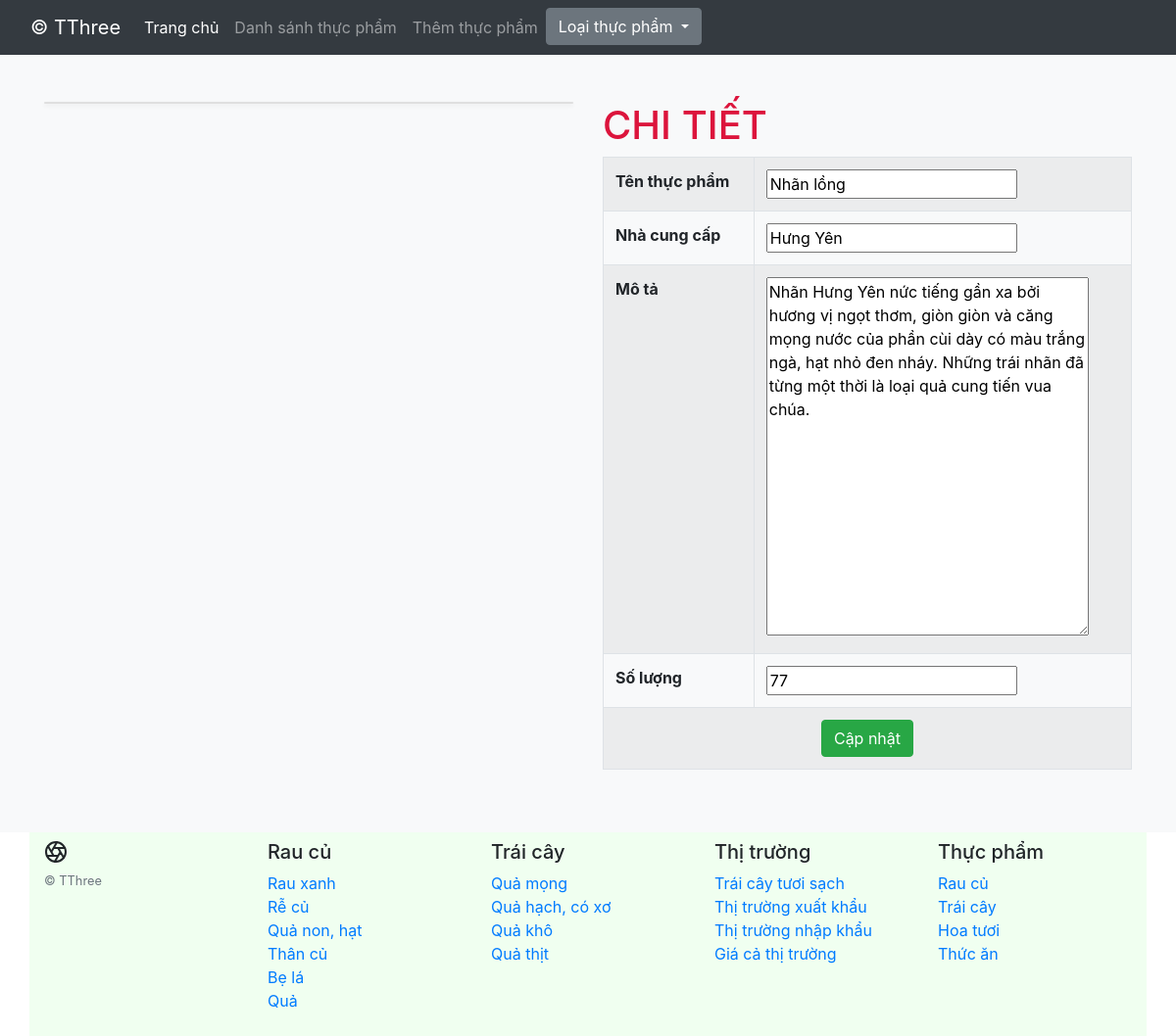
Screenshot of /index.php?page=show-details&id=1001 with the database file from the repository.
### tables this page shows
CREATE TABLE `fooddetails` (
  `foodCode` int NOT NULL,
  `foodVendor` varchar(50) NOT NULL,
  `foodDescriptions` text NOT NULL,
  `quantityInStock` smallint NOT NULL,
  `img` varchar(255) DEFAULT NULL,
  `foodName` varchar(50) DEFAULT NULL
);

### src/model/FoodModel.php (called while the page is built, shortened)
<?php
class FoodModel
{
    protected $database;
    public function __construct()
    {
        $db = new DBConnect();
        $this->database = $db->connect();
    }
    public function findById($foodCode)
    {
        $sql = "SELECT foodCode, foodVendor, foodDescriptions, quantityInStock, img, foodName FROM fooddetails WHERE foodCode=:foodCode";
        $stmt = $this->database->prepare($sql);
        $stmt->bindParam(':foodCode', $foodCode);
        $stmt->execute();
        return $stmt->fetchAll();
    }
}
?>

### src/model/DBConnect.php (called while the page is built, shortened)
<?php
class  DBConnect
{
    protected $dsn;
    protected $username;
    protected $password;
    public function __construct()
    {
        $this->dsn = 'mysql:host=localhost;dbname=case_study';
        $this->username = 'root';
        $this->password = 'G*[pBm%h[5YnYY$Z';
    }
    public function connect()
    {
        try {
            return new  \PDO($this->dsn, $this->username, $this->password);
        } catch (\PDOException $e) {
            echo $e->getMessage();
            exit();
        }
    }
}

### src/view/fooddetails.php (the view, shortened to what this page needs)
<?php
require_once "src/view/blocks/header.php";
?>
    <div class="album py-5 bg-light">
        <div class="container">
            <div class="row row-cols-1 row-cols-sm-2 row-cols-md-3 g-3">
                <div class="col-lg-6">
                    <div class="card shadow-sm">
                    </div>
                </div>
                <div class="col-lg-6">
                    <h4 style="color: crimson ; font-size: 40px">CHI TIẾT </h4>
                    <form method="post">
                        <table class="table table-hover table-striped table-bordered" cellspacing="0">
                            <tr>
                                <th>Tên thực phẩm</th>
                                <td><input type="text" name="food" value="<?php
                                    echo $showDetails[0]['foodName'] ?>"></td>
                            </tr>
                            <tr>
                                <th>Nhà cung cấp</th>
                                <td><input type="text" name="vendor"
                                           value="<?php echo $showDetails[0]['foodVendor'] ?>"></td>
                            </tr>
                            <tr>
                                <th>Mô tả</th>
                                <td>
                                    <textarea cols="30" rows="15" type="text" name="desc"><?php echo $showDetails[0]['foodDescriptions'] ?></textarea>
                                </td>
                            </tr>
                            <tr>
                                <th>Số lượng</th>
                                <td><input type="number" name="amount"
                                           value="<?php echo $showDetails[0]['quantityInStock'] ?>"></td>
                            </tr>
                            <tr>
                                <td colspan="2" align="center">
                                    <button class="btn btn-success" type="submit">Cập nhật</button>
                                </td>
                            </tr>
                        </table>
                    </form>
                </div>
            </div>
        </div>
    </div>
<?php
require_once "src/view/blocks/footer.php";
?>

### index.php (shortened to what this page needs)
<?php
$page = isset($_REQUEST['page']) ? $_REQUEST['page'] : '';
$foodController = new FoodController();
switch ($page) {
    case 'show-details':
        $foodController->show();
        break;
}

### src/controller/FoodController.php (shortened to what this page needs)
<?php
class FoodController
{
    protected $foodModel;
    public function __construct()
    {
        $this->foodModel = new FoodModel();
    }
    public function show()
    {
        $foodCode = $_REQUEST['id'];
        if ($_SERVER['REQUEST_METHOD'] == 'GET') {
            $showDetails = $this->foodModel->findById($foodCode);
            include "src/view/fooddetails.php";
        }
    }
}

### src/view/blocks/header.php (shortened to what this page needs)
<!doctype html>
<html lang="en">
<head>
    <link rel="stylesheet" href="https://stackpath.bootstrapcdn.com/bootstrap/4.3.1/css/bootstrap.min.css"
>
    <link rel="stylesheet" href="https://cdnjs.cloudflare.com/ajax/libs/twitter-bootstrap/4.5.2/css/bootstrap.css">
    <link rel="stylesheet" href="https://cdn.datatables.net/1.10.22/css/dataTables.bootstrap4.min.css">
</head>
<body>
<nav class="navbar navbar-expand-lg navbar-dark bg-dark">
    <div class="container-fluid">
        <a class="navbar-brand" href="#">© TThree</a>
        <div class="collapse navbar-collapse" id="navbarSupportedContent">
            <ul class="navbar-nav me-auto mb-2 mb-lg-0">
                <li class="nav-item">
                    <a class="nav-link active" aria-current="page" href="index.php?page=home">Trang chủ</a>
                </li>
                <li class="nav-item">
                    <a class="nav-link" href="index.php?page=food-list">Danh sánh thực phẩm</a>
                </li>
                <li class="nav-item">
                    <a class="nav-link" href="index.php?page=add">Thêm thực phẩm</a>
                </li>
                <div class="dropdown">
                    <button class="btn btn-secondary dropdown-toggle" type="button" id="dropdownMenu2" data-toggle="dropdown" aria-haspopup="true" aria-expanded="false">
                        Loại thực phẩm
                    </button>
                </div>
            </ul>
        </div>
    </div>
</nav>

### src/view/blocks/footer.php (shortened to what this page needs)
<footer style="background-color: honeydew" class="container py-2">
    <div class="row">
        <div class="col-12 col-md">
            <small class="d-block mb-3 text-muted">© TThree</small>
        </div>
        <div class="col-6 col-md">
            <h5>Rau củ</h5>
            <ul class="list-unstyled text-small">
                <li><a class="link-secondary" href="#">Rau xanh</a></li>
                <li><a class="link-secondary" href="#">Rễ củ</a></li>
                <li><a class="link-secondary" href="#">Quả non, hạt</a></li>
                <li><a class="link-secondary" href="#">Thân củ</a></li>
                <li><a class="link-secondary" href="#">Bẹ lá</a></li>
                <li><a class="link-secondary" href="#">Quả</a></li>
            </ul>
        </div>
        <div class="col-6 col-md">
            <h5>Trái cây</h5>
            <ul class="list-unstyled text-small">
                <li><a class="link-secondary" href="#">Quả mọng</a></li>
                <li><a class="link-secondary" href="#">Quả hạch, có xơ</a></li>
                <li><a class="link-secondary" href="#">Quả khô</a></li>
                <li><a class="link-secondary" href="#">Quả thịt</a></li>
            </ul>
        </div>
        <div class="col-6 col-md">
            <h5>Thị trường </h5>
            <ul class="list-unstyled text-small">
                <li><a class="link-secondary" href="#">Trái cây tươi sạch</a></li>
                <li><a class="link-secondary" href="#">Thị trường xuất khẩu</a></li>
                <li><a class="link-secondary" href="#">Thị trường nhập khẩu</a></li>
                <li><a class="link-secondary" href="#">Giá cả thị trường</a></li>
            </ul>
        </div>
        <div class="col-6 col-md">
            <h5>Thực phẩm</h5>
            <ul class="list-unstyled text-small">
                <li><a class="link-secondary" href="#">Rau củ</a></li>
                <li><a class="link-secondary" href="#">Trái cây</a></li>
                <li><a class="link-secondary" href="#">Hoa tươi</a></li>
                <li><a class="link-secondary" href="#">Thức ăn</a></li>
            </ul>
        </div>
    </div>
</footer>
</body>
</html>

### rows the page displays
fooddetails: food "Nhãn lồng", vendor "Hưng Yên", desc "Nhãn Hưng Yên nức tiếng gần xa bởi hương vị ngọt thơm, giòn giòn và căng mọng nước của phần cùi dày có màu trắng ngà, hạt nhỏ đen nháy. Những trái nhãn đã từng một thời là loại quả cung tiến vua chúa.", amount "77"
